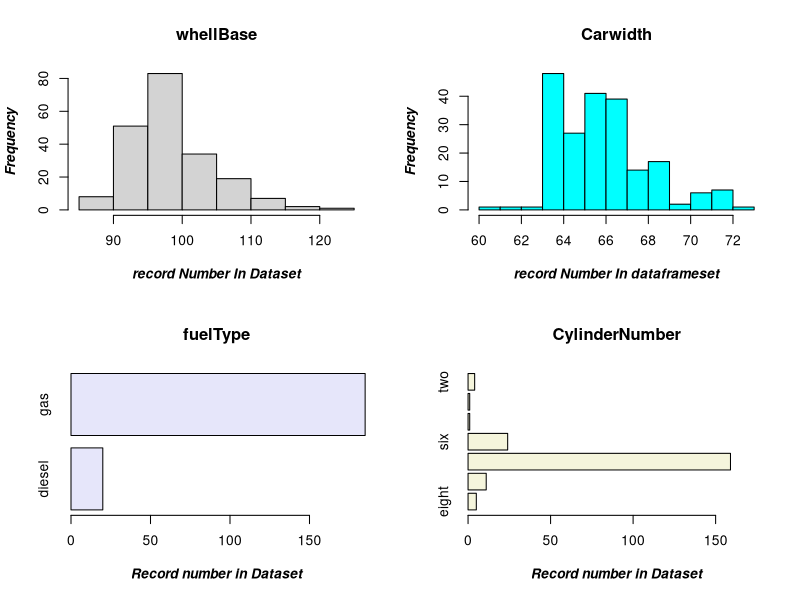
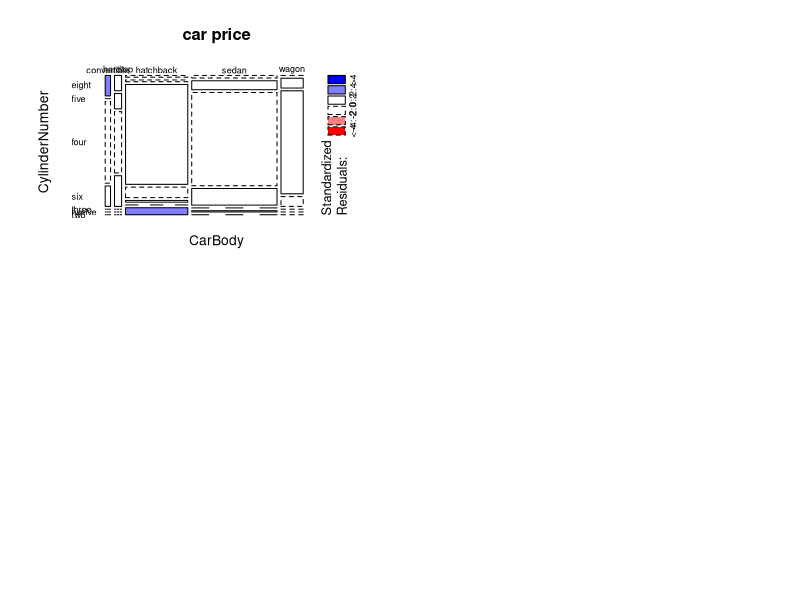
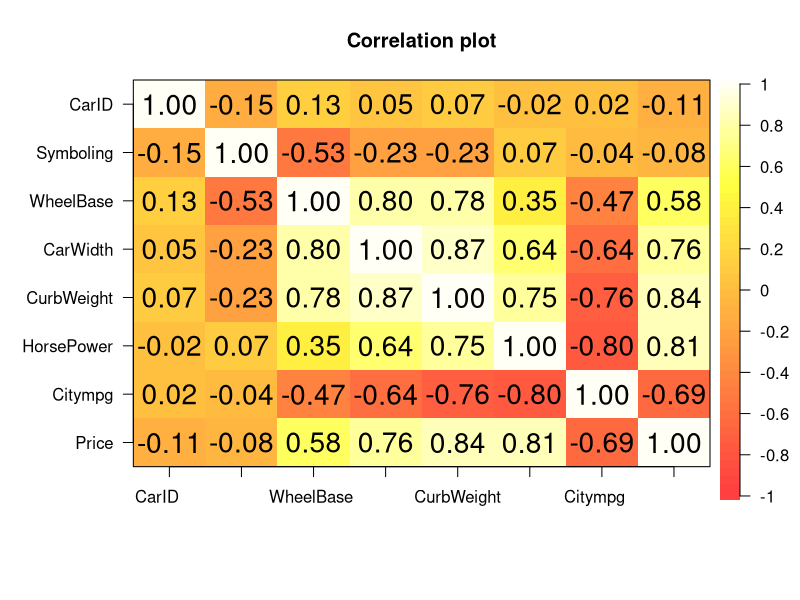
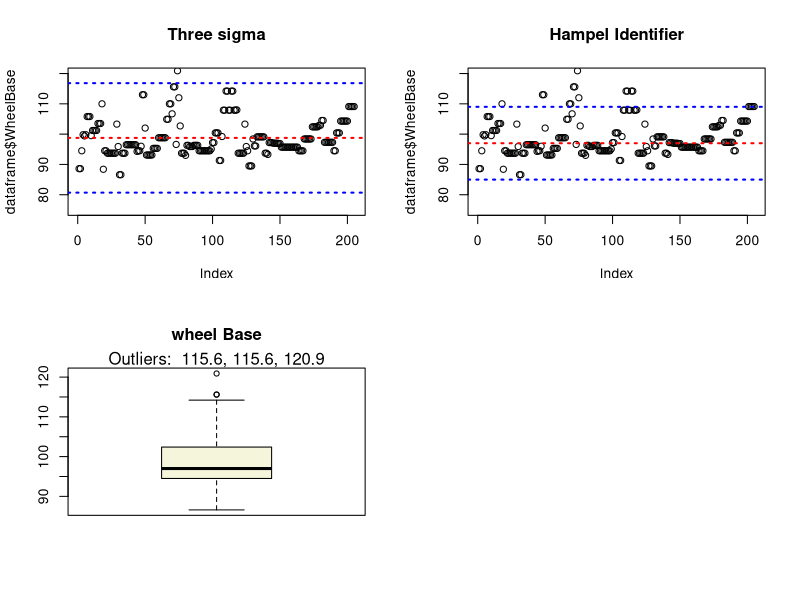
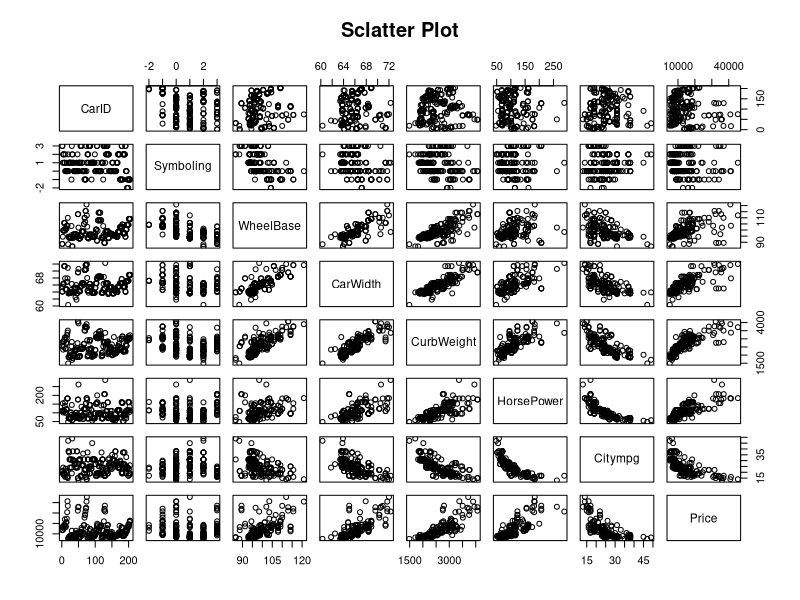
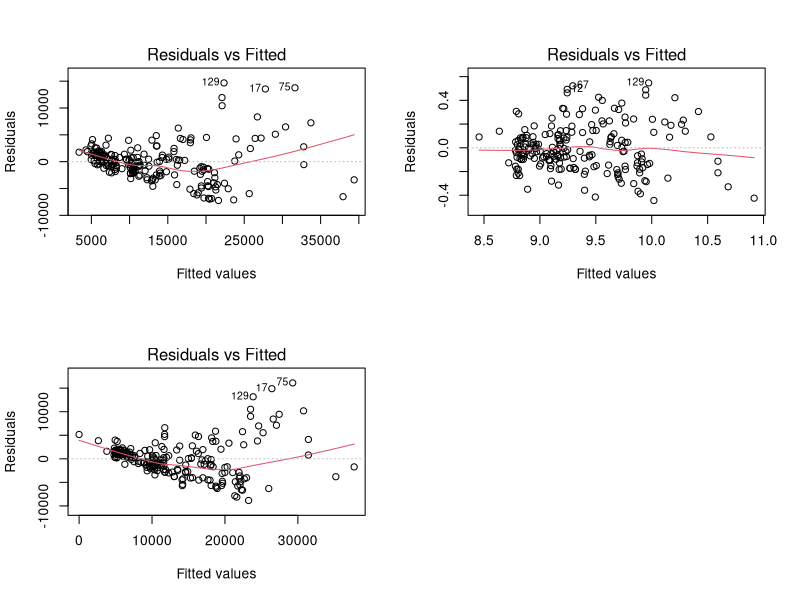
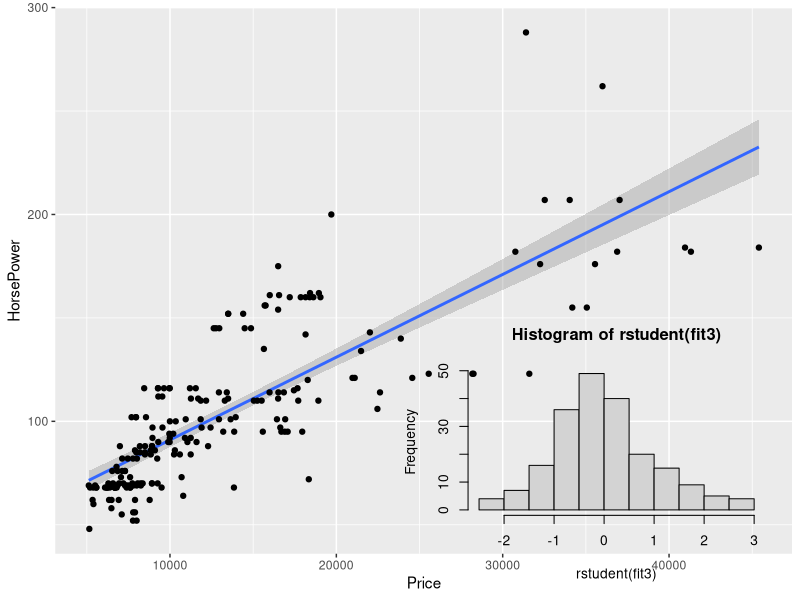
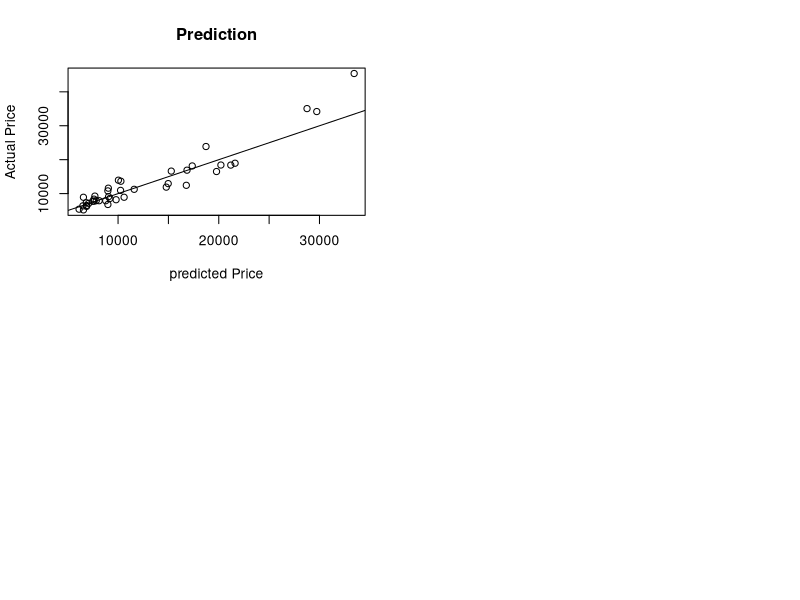

Generate these figures, in order, with R:
## ---- chunk 1
getwd()

## ---- chunk 2
setwd("C:/Users/AGNES CALISTA/Documents/bahasa R/UTS")
## ---- chunk 3
#write your code here
dataframe <- read.csv("CarPrice-EvenSID.csv")
library(MASS)
library(car)

par(mfrow = c(2,2))
hist(dataframe$WheelBase, main = "whellBase", font.lab = 4, xlab = "record Number In Dataset")

hist(dataframe$CarWidth, main = "Carwidth",col = "cyan", font.lab = 4, xlab = "record Number In dataframeset")

dataframe$FuelType <- as.factor(dataframe$FuelType)
plot(factor(dataframe$FuelType), col = "lavender", horiz = TRUE , font.lab = 4, xlab= "Record number in Dataset", main = "fuelType")

dataframe$CylinderNumber <- as.factor(dataframe$CylinderNumber)
plot(factor(dataframe$CylinderNumber), font.lab = 4, xlab= "Record number in Dataset", col = "beige", main = "CylinderNumber", horiz = TRUE,  xlim =c(0, 180))

## ---- chunk 4
#write your code here


mosaicplot(CarBody~CylinderNumber, data = dataframe, las = 1, main = "car price", shade = TRUE)
           
          
## ---- chunk 5
#write your code here

library (psych)
library(corrplot)
var = cor(dataframe[, unlist(lapply(dataframe, is.numeric))])



corPlot(var, gr = colorRampPalette(heat.colors(40)))


## ---- chunk 6
mean <- mean(dataframe$WheelBase)
mean
sd<- sd(dataframe$WheelBase)

up <- mean + 3 * sd
low <- mean - 3 * sd
out <- list(up=up, down = low)
out



plot(dataframe$WheelBase, main = "Three sigma", ylim =c(75, 120))

abline (h = mean, lty=3, lwd =2, col = "red")
abline(h=up, lty = 3,col = "blue", lwd = 2)


#garis standart devision
abline(h=low, lty = 3, col = "blue", lwd = 2)

## ---- chunk 7
median <- median(dataframe$WheelBase)
median
sd<- mad(dataframe$WheelBase)

up <- median + 3 * sd
low <- median - 3 * sd
out <- list(up=up, down = low)
out



plot(dataframe$WheelBase, main = "Hampel Identifier", ylim =c(75, 120))

#garis median
abline (h = median, lty=3, lwd =2, col = "red")
#garis up 
abline(h=up, lty = 3,col = "blue", lwd = 2)


#garis low
abline(h=low, lty = 3, col = "blue", lwd = 2)
## ---- chunk 8
out <- boxplot.stats(dataframe$WheelBase)$out

boxplot(dataframe$WheelBase,ylab = "",main = "wheel Base", col = "beige")

mtext(paste("Outliers: ", paste(out, collapse = ", ")))
## ---- chunk 9
#write your code here

ThreeSigma <- function(x, t = 3){

 mu <- mean(x, na.rm = TRUE)
 sig <- sd(x, na.rm = TRUE)
 if (sig == 0){
 message("All non-missing x-values are identical")
}
 up <- mu + t * sig
 down <- mu - t * sig
 out <- list(up = up, down = down)
 return(out)
 }

Hampel <- function(x, t = 3){

 mu <- median(x, na.rm = TRUE)
 sig <- mad(x, na.rm = TRUE)
 if (sig == 0){
 message("Hampel identifer implosion: MAD scale estimate is zero")
 }
 up <- mu + t * sig
 down <- mu - t * sig
 out <- list(up = up, down = down)
 return(out)
 }
   
BoxplotRule<- function(x, t = 1.5){

 xL <- quantile(x, na.rm = TRUE, probs = 0.25, names = FALSE)
 xU <- quantile(x, na.rm = TRUE, probs = 0.75, names = FALSE)
 Q <- xU - xL
 if (Q == 0){
 message("Boxplot rule implosion: interquartile distance is zero")
 }
 up <- xU + t * Q
 down <- xL - t * Q
 out <- list(up = up, down = down)
 return(out)
}   

ExtractDetails <- function(x, down, up){

 outClass <- rep("N", length(x))
 indexLo <- which(x < down)
 indexHi <- which(x > up)
 outClass[indexLo] <- "L"
 outClass[indexHi] <- "U"
 index <- union(indexLo, indexHi)
 values <- x[index]
 outClass <- outClass[index]
 nOut <- length(index)
 maxNom <- max(x[which(x <= up)])
 minNom <- min(x[which(x >= down)])
 outList <- list(nOut = nOut, lowLim = down,
 upLim = up, minNom = minNom,
 maxNom = maxNom, index = index,
 values = values,
 outClass = outClass)
 return(outList)
 }

## ---- chunk 10
FindOutliers <- function(x, t3 = 3, tH = 3, tb = 1.5){
 threeLims <- ThreeSigma(x, t = t3)
 HampLims <- Hampel(x, t = tH)
 boxLims <- BoxplotRule(x, t = tb)

 n <- length(x)
 nMiss <- length(which(is.na(x)))

 threeList <- ExtractDetails(x, threeLims$down, threeLims$up)
 HampList <- ExtractDetails(x, HampLims$down, HampLims$up)
 boxList <- ExtractDetails(x, boxLims$down, boxLims$up)

 sumFrame <- data.frame(method = "ThreeSigma", n = n,
 nMiss = nMiss, nOut = threeList$nOut,
 lowLim = threeList$lowLim,
 upLim = threeList$upLim,
 minNom = threeList$minNom,
 maxNom = threeList$maxNom)
 upFrame <- data.frame(method = "Hampel", n = n,
 nMiss = nMiss, nOut = HampList$nOut,
 lowLim = HampList$lowLim,
 upLim = HampList$upLim,
 minNom = HampList$minNom,
 maxNom = HampList$maxNom)
 sumFrame <- rbind.data.frame(sumFrame, upFrame)
 upFrame <- data.frame(method = "BoxplotRule", n = n,
 nMiss = nMiss, nOut = boxList$nOut,
 lowLim = boxList$lowLim,
 upLim = boxList$upLim,
 minNom = boxList$minNom,
 maxNom = boxList$maxNom)
 sumFrame <- rbind.data.frame(sumFrame, upFrame)

 threeFrame <- data.frame(index = threeList$index,
 values = threeList$values,
 type = threeList$outClass)
 HampFrame <- data.frame(index = HampList$index,
 values = HampList$values,
 type = HampList$outClass)
 boxFrame <- data.frame(index = boxList$index,
 values = boxList$values,
 type = boxList$outClass)
 outList <- list(summary = sumFrame, threeSigma = threeFrame,
 Hampel = HampFrame, boxplotRule = boxFrame)
 return(outList)
}
## ---- chunk 11
fullSummary <- FindOutliers(dataframe$WheelBase)
fullSummary$summary



## ---- chunk 12
str(dataframe)
## ---- chunk 13
dim(dataframe)
## ---- chunk 14
summary(dataframe)
## ---- chunk 15
library(Hmisc)
describe(dataframe)
## ---- chunk 16
#compute the mean of each column
sapply(dataframe[, c(7:9, 11:13)], mean, na.rm=TRUE)
## ---- chunk 17
# Compute quartiles
sapply(dataframe[, c(7:9, 11:13)], quantile, na.rm=TRUE)
## ---- chunk 18
sapply(dataframe, class)
## ---- chunk 19
BasicSummary <- function(df, dgts = 3){
## #
## ################################################################
## #
## # Create a basic summary of variables in the data frame df,
## # a data frame with one row for each column of df giving the
## # variable name, type, number of unique levels, the most
## # frequent level, its frequency and corresponding fraction of
## # records, the number of missing values and its corresponding
## # fraction of records
## #
## ################################################################
## #
m <- ncol(df)
varNames <- colnames(df)
varType <- vector("character",m)
topLevel <- vector("character",m)
topCount <- vector("numeric",m)
missCount <- vector("numeric",m)
levels <- vector("numeric", m)

for (i in 1:m){
x <- df[,i]
varType[i] <- class(x)
xtab <- table(x, useNA = "ifany")
levels[i] <- length(xtab)
nums <- as.numeric(xtab)
maxnum <- max(nums)
topCount[i] <- maxnum
maxIndex <- which.max(nums)
lvls <- names(xtab)
topLevel[i] <- lvls[maxIndex]
missIndex <- which((is.na(x)) | (x == "") | (x == " "))
missCount[i] <- length(missIndex)
}
n <- nrow(df)
topFrac <- round(topCount/n, digits = dgts)
missFrac <- round(missCount/n, digits = dgts)
## #
summaryFrame <- data.frame(variable = varNames, type = varType,
 levels = levels, topLevel = topLevel,
 topCount = topCount, topFrac = topFrac,
 missFreq = missCount, missFrac = missFrac)
 return(summaryFrame)
 }

BasicSummary(dataframe)
## ---- chunk 20
pairs( ~CarID + Symboling + WheelBase + CarWidth + CurbWeight + HorsePower+ Citympg + Price , data = dataframe, main = "Sclatter Plot")
## ---- chunk 21
dataframe <- dataframe[, c(1,2, 7:9, 11:13)]
fit1=lm(Price~.,data=dataframe)
summary(fit1)
plot(fit1, which = 1)
## ---- chunk 22
fit2 <- lm(Price~ HorsePower + CurbWeight, data= dataframe)
summary(fit2)
plot(fit2, which=1)
## ---- chunk 23
fit3 <- lm(log(Price)~ HorsePower + CurbWeight, data= dataframe)
summary(fit3)
plot(fit3, which=1)
## ---- chunk 24

library(ggplot2)
ggplot(data=dataframe, aes(x=Price, y=HorsePower)) + geom_smooth(method="lm") +geom_point()
## ---- chunk 25
summary(fit3)
## ---- chunk 26
library(caret)
set.seed(1)
validation_index = createDataPartition(dataframe$Price, p=0.8, list = FALSE)
validationset = dataframe[-validation_index,]
trainingset = dataframe[validation_index,]
## ---- chunk 27
prediction <- predict(fit3, validationset)
mse <- mean((validationset$Price - prediction)^2)
## ---- chunk 28
validationset$predicted <- predict(fit3, validationset)
actual_prediction <- data.frame(validationset$Price, validationset$predicted, validationset$Price - validationset$predicted)
names(actual_prediction) <- c ("Price", "Predicted", "residuals")
correlation_accuracy <- cor(actual_prediction)
correlation_accuracy
## ---- chunk 29
hist(rstudent(fit3))
## ---- chunk 30
plot(exp(prediction), validationset$Price, xlab="predicted Price", ylab="Actual Price", main = "Prediction")
abline(a=0, b=1)
